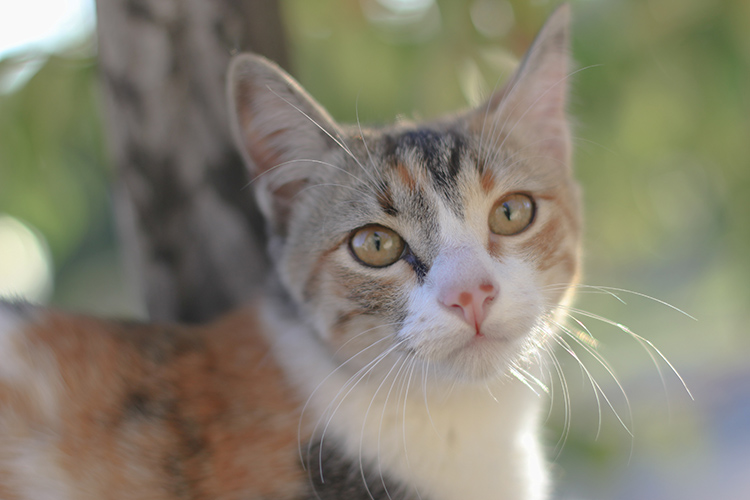
//> input picture figs/image2.jpg, 750 x 500 px, given in place of the camera
$ ./equalized   (built with g++ and OpenCV 4)
//> lines starting //> are read from the running program, lines starting //| are printed output that depends on the picture; after the words box and inside, x2 and y2 are one past the last pixel; in counts of white or black regions, pixels touching at a corner belong together
#include <iostream>
#include <opencv2/opencv.hpp>

using namespace cv;
using namespace std;

int main(int argc, char** argv){
  int key;
  Mat image, equalizar;

  int width, height;

  VideoCapture cap;

  vector<Mat> planes;

  Mat histR, histE;

  int nbins = 64;

  float range[] = {0, 256};

  const float *histrange = { range };

  bool uniform = true;

  bool acummulate = false;

  cap.open(0);

  if(!cap.isOpened()){
    cout << "cameras indisponiveis";
    return -1;
  }

  width  = cap.get(CV_CAP_PROP_FRAME_WIDTH);
  height = cap.get(CV_CAP_PROP_FRAME_HEIGHT);

  cout << "largura = " << width << endl;
  cout << "altura  = " << height << endl;

  int histw = nbins, histh = nbins/2;

  Mat histImgR(histh, histw, CV_BGR2GRAY, Scalar(0,0,0));
  Mat histImgE(histh, histw, CV_BGR2GRAY, Scalar(0,0,0));

  while(1){
    cap >> image;
//> image is the input picture: 500 rows x 750 cols, CV_8UC3; mean B, G, R 112.5, 129.6, 134
    //split (image, planes);

    /// converte para tons de cinza
    cvtColor( image, image, CV_BGR2GRAY );
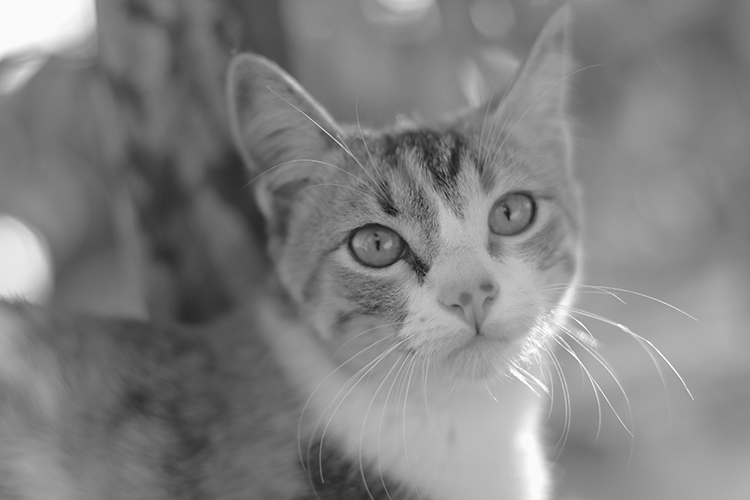
//> image: 500 rows x 750 cols, CV_8UC1; min 16, max 255, mean 129

    calcHist(&image, 1, 0, Mat(), histR, 1,
             &nbins, &histrange,
             uniform, acummulate);
//> histR = 64 values, max 19186 at index 29, min 0 at index 0, mean 5859.4

    normalize(histR, histR, 0, histImgR.rows, NORM_MINMAX, -1, Mat());
//> histR = 64 values, max 32 at index 29, min 0 at index 0, mean 9.77

    histImgR.setTo(Scalar(0));

    for(int i=0; i<nbins; i++){
      line(histImgR,
           Point(i, histh),
           Point(i, histh-cvRound(histR.at<float>(i))),
           Scalar(0, 0, 255), 1, 8, 0);
    }
//> histImgR: 32 rows x 64 cols, CV_64FC1; every value is 0

    equalizeHist( image, equalizar);
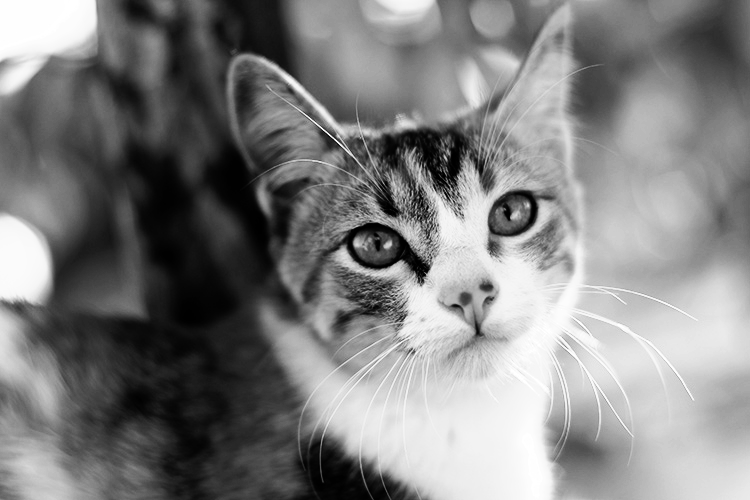
//> equalizar: 500 rows x 750 cols, CV_8UC1; min 0, max 255, mean 128.5

    calcHist(&equalizar, 1, 0, Mat(), histE, 1,
               &nbins, &histrange,
               uniform, acummulate);
//> histE = 64 values, max 9781 at index 25, min 3313 at index 45, mean 5859.4

    normalize(histE, histE, 0, histImgE.rows, NORM_MINMAX, -1, Mat());
//> histE = 64 values, max 32 at index 25, min 0 at index 45, mean 12.6
    histImgE.setTo(Scalar(0));

    for(int i=0; i<nbins; i++){
       line(histImgE, Point(i, histh),
         Point(i, cvRound(histE.at<float>(i))),
         Scalar(255), 1, 8, 0);
    }
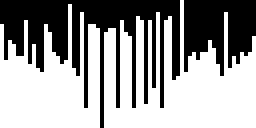
//> histImgE: 32 rows x 64 cols, CV_64FC1 (shown 4 times larger); 60.6% white; 2 black regions, box (x1, y1, x2, y2) and area: (0, 0, 45, 32) 565, (46, 0, 64, 19) 242

    histImgR.copyTo(image(Rect(0, 0 ,nbins, histh)));
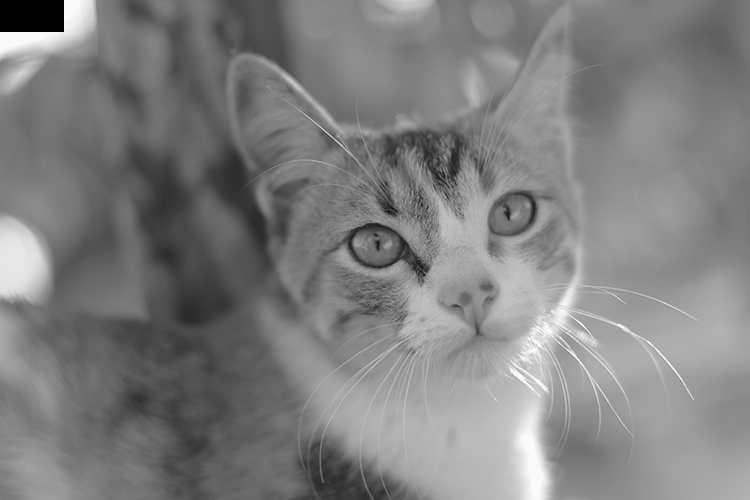
//> image: 500 rows x 750 cols, CV_8UC1; 0.55% of pixels changed, all inside (x1, y1, x2, y2) = (0, 0, 64, 32)
    histImgE.copyTo(equalizar(Rect(0, 0 ,nbins, histh)));
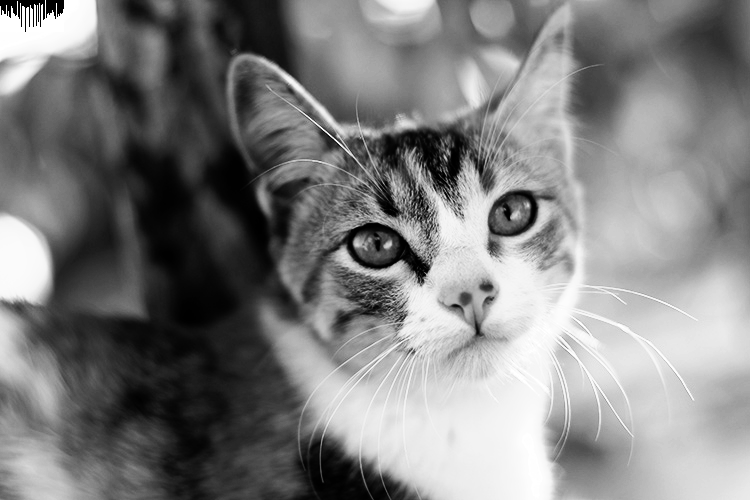
//> equalizar: 500 rows x 750 cols, CV_8UC1; 0.52% of pixels changed, all inside (x1, y1, x2, y2) = (0, 0, 64, 32)

    imshow("image", image);
    imshow("Equalizado", equalizar);

    imwrite("nequalizado.png", image);
    imwrite("equalizado.png", equalizar);
    key = (char) waitKey(10);
//> the Esc key is pressed
    if(key == 27) {
      break;
    }
  }

  return 0;
}

$ run again, on figs/imagem.jpg
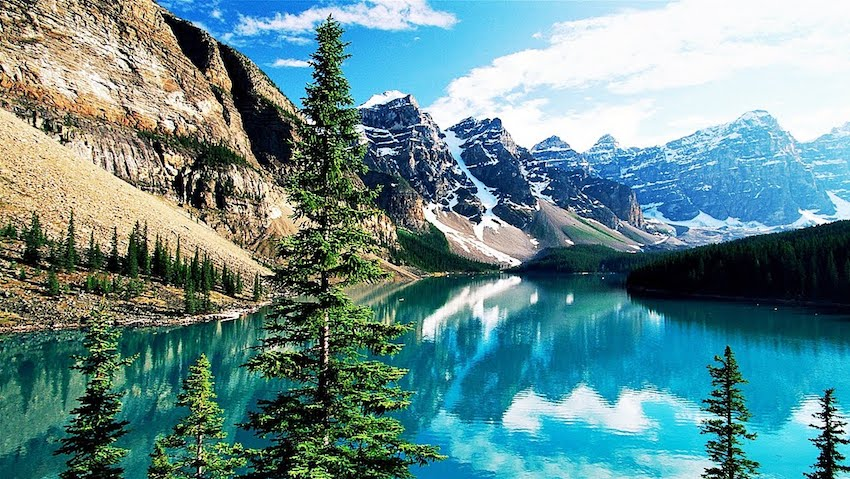
//> input picture figs/imagem.jpg, 850 x 479 px, given in place of the camera
//> image is the input picture: 479 rows x 850 cols, CV_8UC3; mean B, G, R 142.4, 140.4, 101.9
//> `calcHist(&image, 1, 0, Mat(), histR, 1, &nbins, &histrange, uniform, a..`: histR = 64 values, max 20720 at index 62, min 4114 at index 6, mean 6361.7
//> `normalize(histR, histR, 0, histImgR.rows, NORM_MINMAX, -1, Mat());`: histR = 64 values, max 32 at index 62, min 0 at index 6, mean 4.33
//> `calcHist(&equalizar, 1, 0, Mat(), histE, 1, &nbins, &histrange, unifor..`: histE = 64 values, max 10662 at index 63, min 0 at index 61, mean 6361.7
//> `normalize(histE, histE, 0, histImgE.rows, NORM_MINMAX, -1, Mat());`: histE = 64 values, max 32 at index 63, min 0 at index 61, mean 19.09
//> after the loop `for(int i=0; i<nbins; i++)`:
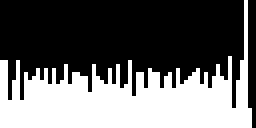
//> histImgE: 32 rows x 64 cols, CV_64FC1 (shown 4 times larger); 40.2% white; 1 white region, box (x1, y1, x2, y2) and area: (0, 0, 63, 32) 823
//> `histImgE.copyTo(equalizar(Rect(0, 0 ,nbins, histh)));`:
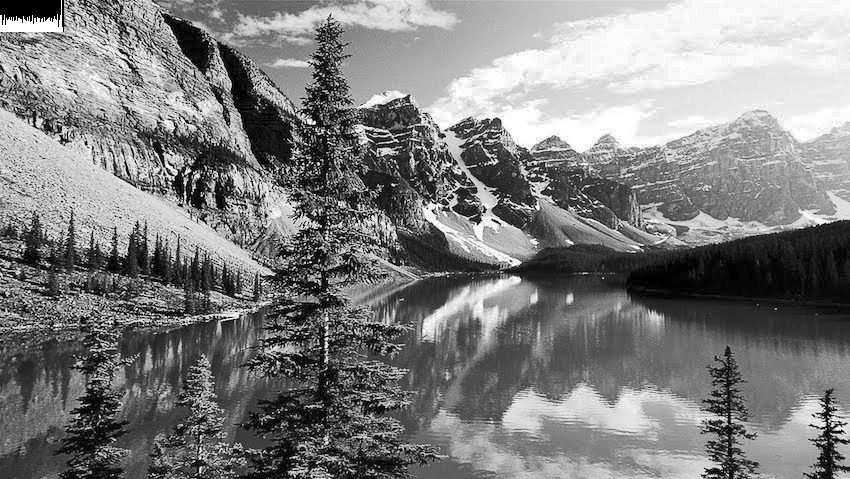
//> equalizar: 479 rows x 850 cols, CV_8UC1; min 0, max 255, mean 127.8

$ run again, on figs/imagem4.jpg
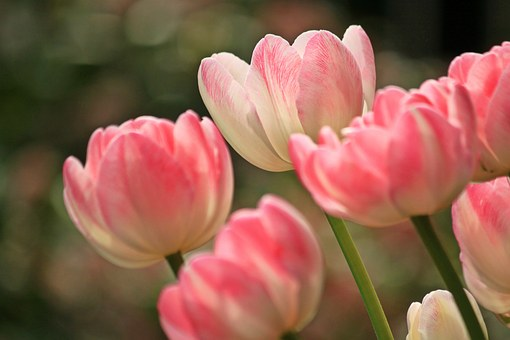
//> input picture figs/imagem4.jpg, 510 x 340 px, given in place of the camera
//> image is the input picture: 340 rows x 510 cols, CV_8UC3; mean B, G, R 79.2, 96.6, 144
//> `calcHist(&image, 1, 0, Mat(), histR, 1, &nbins, &histrange, uniform, a..`: histR = 64 values, max 5373 at index 29, min 6 at index 63, mean 2709.4
//> `normalize(histR, histR, 0, histImgR.rows, NORM_MINMAX, -1, Mat());`: histR = 64 values, max 32 at index 29, min 0 at index 63, mean 16.12
//> `calcHist(&equalizar, 1, 0, Mat(), histE, 1, &nbins, &histrange, unifor..`: histE = 64 values, max 3807 at index 37, min 1925 at index 31, mean 2709.4
//> `normalize(histE, histE, 0, histImgE.rows, NORM_MINMAX, -1, Mat());`: histE = 64 values, max 32 at index 37, min 0 at index 31, mean 13.34
//> after the loop `for(int i=0; i<nbins; i++)`:
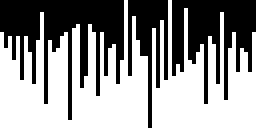
//> histImgE: 32 rows x 64 cols, CV_64FC1 (shown 4 times larger); 58.2% white; 3 black regions, box (x1, y1, x2, y2) and area: (0, 0, 31, 30) 415, (43, 0, 64, 26) 294, (32, 0, 42, 32) 147
//> `histImgE.copyTo(equalizar(Rect(0, 0 ,nbins, histh)));`:
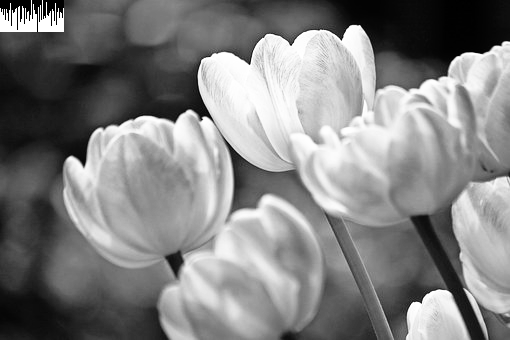
//> equalizar: 340 rows x 510 cols, CV_8UC1; min 0, max 255, mean 129.3
